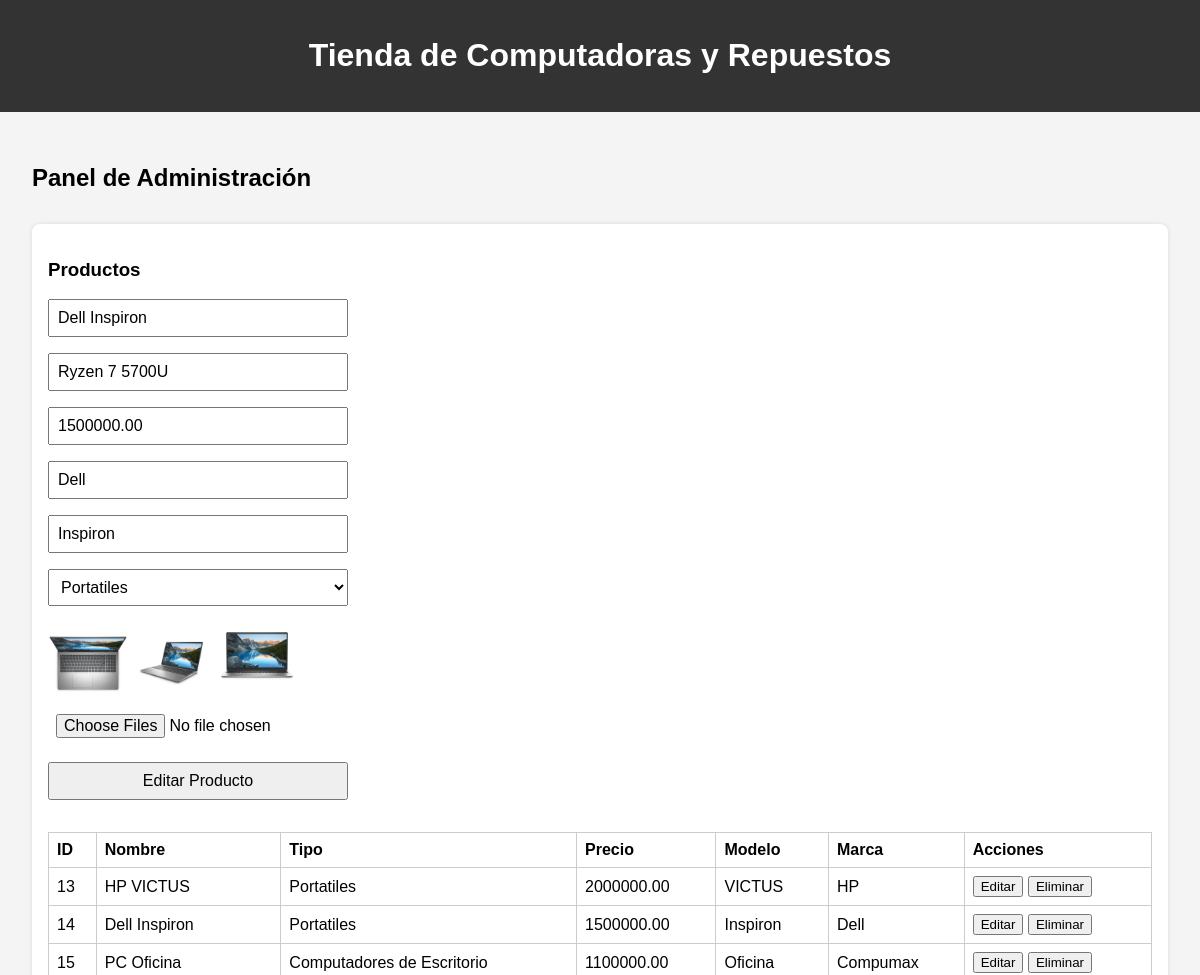
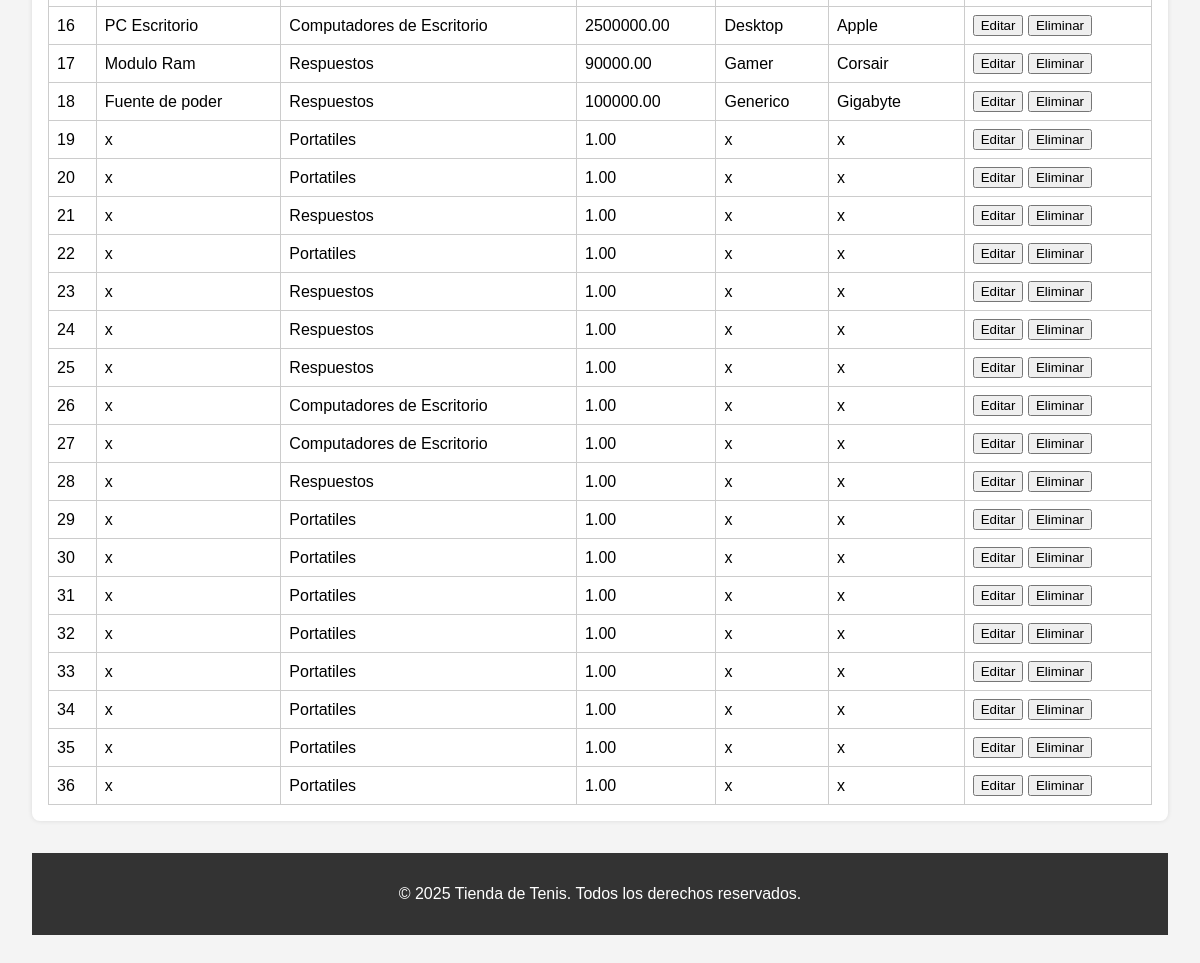
Page /index.php?action=editarProducto&id=14 (signed in) on the committed database (2 pictures, top to bottom).
### tables this page shows
CREATE TABLE `productos` (
  `id` int(11) NOT NULL,
  `nombre` varchar(100) NOT NULL,
  `especificaciones` varchar(200) DEFAULT NULL,
  `precio` decimal(13,2) NOT NULL,
  `id_categoria` int(11) DEFAULT NULL,
  `marca` varchar(200) NOT NULL,
  `modelo` varchar(200) NOT NULL,
  `tipo` varchar(50) NOT NULL
);

CREATE TABLE `imagenes` (
  `id` int(11) NOT NULL,
  `id_producto` int(11) DEFAULT NULL,
  `nombre_archivo` varchar(255) DEFAULT NULL
);

CREATE TABLE `categorias` (
  `id` int(11) NOT NULL,
  `nombre` varchar(100) NOT NULL
);

### controlador/controlador.php (called while the page is built, shortened)
<?php
class Controlador
{
    public function consultarProductosxid($id)
    {
        $gestor = new GestorProducto;
        $productosxid = $gestor->consultarProductosxid($id);
        $productos = $gestor->consultarProductos();
        $imagenes = $gestor->consultarImagenesxid($id);
        $categoriasSelect = $gestor->consultarCategorias();
        require_once("vista/html/productos.php");
    }
}

### modelo/gestorProductos.php (called while the page is built, shortened)
<?php
class GestorProducto
{
    public function consultarProductos()
    {
        $conexion = new conexion;
        $conexion->abrir();
        $sql = "SELECT productos.id AS id_producto,
        categorias.nombre AS nombre_categoria,
        productos.nombre,
        productos.especificaciones,
        productos.precio,
        productos.modelo,
        productos.marca
        FROM productos
        JOIN categorias ON productos.id_categoria = categorias.id;";
        $conexion->consulta($sql);
        $result = $conexion->obtenerResultado();
        return $result;
    }
    public function consultarCategorias()
    {
        $conexion = new conexion;
        $conexion->abrir();
        $sql = "SELECT * FROM categorias ";
        $conexion->consulta($sql);
        $result = $conexion->obtenerResultado();
        return $result;
    }
    public function consultarProductosxid($id)
    {
        $conexion = new conexion;
        $conexion->abrir();
        $sql = "SELECT productos.id AS id_producto,
        categorias.nombre AS nombre_categoria,
        categorias.id as id_categoria,
        productos.nombre,
        productos.especificaciones,
        productos.precio,
        productos.modelo,
        productos.marca
        FROM productos
        JOIN categorias ON productos.id_categoria = categorias.id WHERE productos.id='$id'";
        $conexion->consulta($sql);
        $result = $conexion->obtenerResultado();
        return $result;
    }
    public function consultarImagenesxid($id)
    {
        $conexion = new conexion;
        $conexion->abrir();
        $sql = "SELECT * FROM imagenes WHERE id_producto='$id'";
        $conexion->consulta($sql);
        $result = $conexion->obtenerResultado();
        return $result;
    }
}

### modelo/conexion.php (called while the page is built, shortened)
<?php
class Conexion{
    private $mySQLI;
    private $result;
    public function abrir(){
        $this->mySQLI = new mysqli("localhost", "root", "", "tienda_tenis");
    }
    public function consulta($sql){
        $this->result = $this->mySQLI->query($sql);
    }
    public function obtenerResultado(){
        return $this->result;
    }
}

### vista/html/productos.php (the view, shortened to what this page needs)
<!DOCTYPE html>
<html lang="es">
<head>
  <link rel="stylesheet" href="vista/css/style.css">
</head>
<body>
  <header>
    <h1>Tienda de Computadoras y Repuestos</h1>
  </header>
  <?php
  if (isset($_SESSION["rol"]) && $_SESSION["rol"] == "admin") {
    if ($_SESSION["rol"] == "admin") {
      ?>
      <section id="panel-admin">
        <h2>Panel de Administración</h2>
        <div class="admin-section">
          <h3>Productos</h3>
          <?php
          if (isset($productosxid)) {
            $fila3 = $productosxid->fetch_assoc();
            ?>
            <form class="form-admin" action="index.php?action=editarProductoxid" method="post" required
              enctype="multipart/form-data">
              <input type="text" value="<?php echo $fila3["nombre"] ?>" id="nombre" name="nombre" required>
              <input type="text" value="<?php echo $fila3["especificaciones"] ?>" id="especificaciones"
                name="especificaciones" required>
              <input type="number" value="<?php echo $fila3["precio"] ?>" id="precio" name="precio" required>
              <input type="text" value="<?php echo $fila3["marca"] ?>" id="marca" name="marca" required>
              <input type="text" value="<?php echo $fila3["modelo"] ?>" id="modelo" name="modelo" required>
              <select id="categoria" name="categoria" required>
                <?php
                while ($fila2 = $categoriasSelect->fetch_assoc()) {
                  ?>
                  <option <?php if ($fila3["id_categoria"] == $fila2["id"]) {
                    echo "selected";
                  } ?> value="<?php echo $fila2["id"] ?>"><?php echo $fila2["nombre"] ?></option>
                  <?php
                }
                ?>
              </select>
              <div class="galeria-imagenes">
                <?php
                while ($fila4 = $imagenes->fetch_assoc()) {
                  if ($fila4["id_producto"] == $fila3["id_producto"]) {
                    ?>
                    <a href="index.php?action=borrarImagen&id=<?php echo $fila4["id"] ?>" class="imagenEliminar"
                      onclick="return confirm('¿Estás seguro de que quieres eliminar esta imagen?');">
                      <img class="imagenes" src="uploads/<?php echo $fila4["nombre_archivo"] ?>" alt="Imagen del producto">
                    </a>
                    <?php
                  }
                }
                ?>
              </div>
              <input id="cover" class="upload" name="cover[]" type="file" multiple>
              <button type="submit">Editar Producto</button>
            </form>
            <?php
          }
          ?>
          <table>
            <thead>
              <tr>
                <th>ID</th>
                <th>Nombre</th>
                <th>Tipo</th>
                <th>Precio</th>
                <th>Modelo</th>
                <th>Marca</th>
                <th>Acciones</th>
              </tr>
            </thead>
            <tbody>
              <?php
              while ($fila = $productos->fetch_assoc()) {
                ?>
                <tr>
                  <td><?php echo $fila["id_producto"] ?></td>
                  <td><?php echo $fila["nombre"] ?></td>
                  <td><?php echo $fila["nombre_categoria"] ?></td>
                  <td><?php echo $fila["precio"] ?></td>
                  <td><?php echo $fila["modelo"] ?></td>
                  <td><?php echo $fila["marca"] ?></td>
                  <td>
                    <a href="index.php?action=editarProducto&id=<?php echo $fila["id_producto"] ?>"><button
                        type="button">Editar</button></a>
                    <a href="index.php?action=eliminarProducto&id=<?php echo $fila['id_producto']; ?>"
                      onclick="return confirm('¿Estás seguro de que quieres eliminar este producto?');"><button
                        type="button">Eliminar</button></a>
                  </td>
                </tr>
                <?php
              }
              ?>
            </tbody>
          </table>
        </div>
        <?php
    }
  }
  ?>
    <footer>
      <p>&copy; 2025 Tienda de Tenis. Todos los derechos reservados.</p>
    </footer>
</body>
</html>

### vista/css/style.css (style rules this page uses)
body { font-family: Arial, sans-serif; margin: 0; padding: 0; background-color: #f4f4f4; }
header { background-color: #333; color: white; padding: 1rem; text-align: center; }
section { padding: 2rem; }
form { display: flex; flex-direction: column; max-width: 300px; margin-top: 1rem; }
form input, form button, form select { margin-bottom: 1rem; padding: 0.5rem; font-size: 1rem; }
.admin-section { margin-top: 2rem; background: #fff; padding: 1rem; border-radius: 8px; box-shadow: 0 0 5px rgba(0,0,0,0.1); }
.admin-section table { width: 100%; border-collapse: collapse; margin-top: 1rem; }
.admin-section table, th, td { border: 1px solid #ccc; }
.admin-section th, .admin-section td { padding: 0.5rem; text-align: left; }
footer { background-color: #333; color: white; text-align: center; padding: 1rem; margin-top: 2rem; }
.imagenEliminar { position: relative; display: inline-block; }
.imagenes { width: 80px; height: 80px; object-fit: cover; border-radius: 4px; }

### rows in the picture
productos: nombre "Dell Inspiron", especificaciones "Ryzen 7 5700U", precio "1500000.00", marca "Dell", modelo "Inspiron", id "14", id_categoria.nombre "Portatiles"
imagenes: nombre_archivo (picture)
imagenes: nombre_archivo (picture)
imagenes: nombre_archivo (picture)
productos: id "13", nombre "HP VICTUS", id_categoria.nombre "Portatiles", precio "2000000.00", modelo "VICTUS", marca "HP"
productos: id "15", nombre "PC Oficina", id_categoria.nombre "Computadores de Escritorio", precio "1100000.00", modelo "Oficina", marca "Compumax"
productos: id "16", nombre "PC Escritorio", id_categoria.nombre "Computadores de Escritorio", precio "2500000.00", modelo "Desktop", marca "Apple"
productos: id "17", nombre "Modulo Ram", id_categoria.nombre "Respuestos", precio "90000.00", modelo "Gamer", marca "Corsair"
productos: id "18", nombre "Fuente de poder", id_categoria.nombre "Respuestos", precio "100000.00", modelo "Generico", marca "Gigabyte"
productos: id "19", nombre "x", id_categoria.nombre "Portatiles", precio "1.00", modelo "x", marca "x"
productos: id "20", nombre "x", id_categoria.nombre "Portatiles", precio "1.00", modelo "x", marca "x"
productos: id "21", nombre "x", id_categoria.nombre "Respuestos", precio "1.00", modelo "x", marca "x"
productos: id "22", nombre "x", id_categoria.nombre "Portatiles", precio "1.00", modelo "x", marca "x"
productos: id "23", nombre "x", id_categoria.nombre "Respuestos", precio "1.00", modelo "x", marca "x"
productos: id "24", nombre "x", id_categoria.nombre "Respuestos", precio "1.00", modelo "x", marca "x"
productos: id "25", nombre "x", id_categoria.nombre "Respuestos", precio "1.00", modelo "x", marca "x"
productos: id "26", nombre "x", id_categoria.nombre "Computadores de Escritorio", precio "1.00", modelo "x", marca "x"
productos: id "27", nombre "x", id_categoria.nombre "Computadores de Escritorio", precio "1.00", modelo "x", marca "x"
productos: id "28", nombre "x", id_categoria.nombre "Respuestos", precio "1.00", modelo "x", marca "x"
productos: id "29", nombre "x", id_categoria.nombre "Portatiles", precio "1.00", modelo "x", marca "x"
productos: id "30", nombre "x", id_categoria.nombre "Portatiles", precio "1.00", modelo "x", marca "x"
productos: id "31", nombre "x", id_categoria.nombre "Portatiles", precio "1.00", modelo "x", marca "x"
productos: id "32", nombre "x", id_categoria.nombre "Portatiles", precio "1.00", modelo "x", marca "x"
productos: id "33", nombre "x", id_categoria.nombre "Portatiles", precio "1.00", modelo "x", marca "x"
productos: id "34", nombre "x", id_categoria.nombre "Portatiles", precio "1.00", modelo "x", marca "x"
productos: id "35", nombre "x", id_categoria.nombre "Portatiles", precio "1.00", modelo "x", marca "x"
productos: id "36", nombre "x", id_categoria.nombre "Portatiles", precio "1.00", modelo "x", marca "x"

### other values in the picture
form field categoria "Portatiles"
